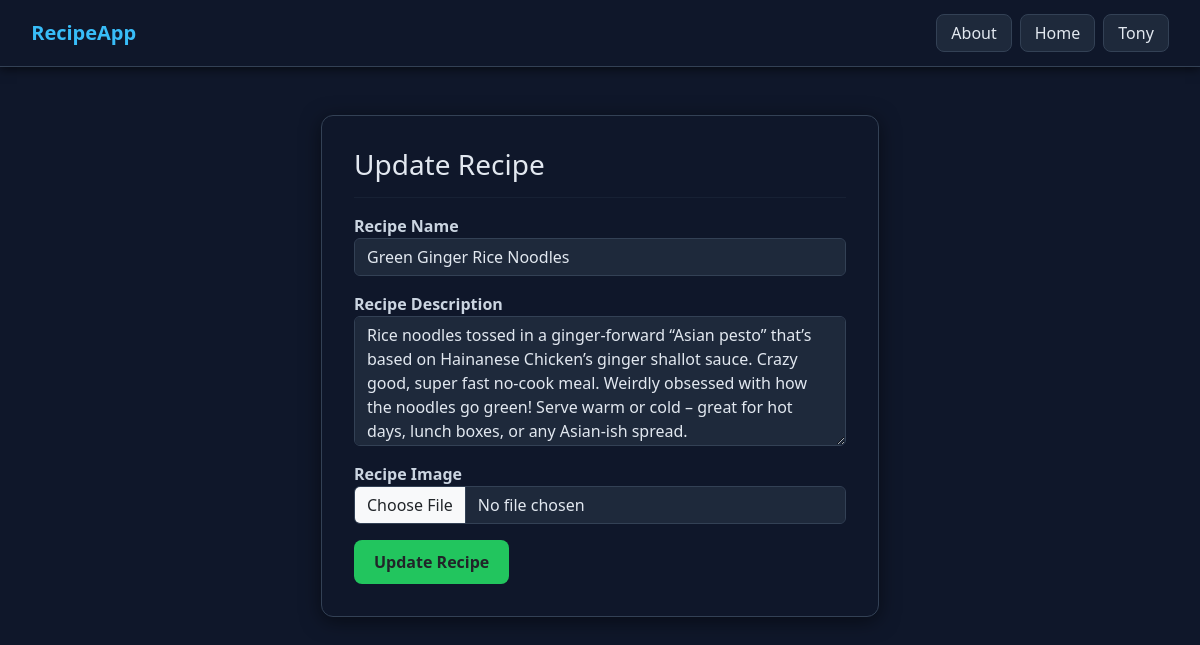
Screenshot of /update_recipe/13/ (signed in) with the database file from the repository.
### vegetable/models.py (models this page shows)
class Recipe(models.Model):
    user =models.ForeignKey(User,on_delete=models.SET_NULL,null=True,blank=True)
    recipe_name=models.CharField(max_length=100)
    recipe_description=models.CharField()
    recipe_image=models.ImageField(upload_to="recipe")

### vegetable/views.py (the view, shortened to what this page needs)
# urls.py: path('update_recipe/<id>/',update_recipe,name="update_recipe"),
@login_required(login_url="/login/")
def update_recipe(request,id):
    queryset=Recipe.objects.get(id = id)
    context={'recipe':queryset}
    return render(request,'update_recipe.html',context)

### vegetable/templates/update_recipe.html (shortened to what this page needs)
{% extends "base.html" %}
{% block start %}
<div class="container mt-5">
    <form class="col-6 mx-auto form-card" method="post" enctype="multipart/form-data">
        <h3 class="mb-3">Update Recipe</h3>
        <hr>
        <div class="mb-3">
            <label>Recipe Name</label>
            <input type="text" name="recipe_name" value="{{recipe.recipe_name}}" required class="form-control">
        </div>
        <div class="mb-3">
            <label>Recipe Description</label>
            <textarea class="form-control" name="recipe_description" required>{{recipe.recipe_description}}</textarea>
        </div>
        <div class="mb-3">
            <label>Recipe Image</label>
            <input type="file" name="recipe_image" value="{{recipe.recipe_image}}" class="form-control">
        </div>
        <button type="submit" class="btn btn-update" >Update Recipe</button>
    </form>
</div>
{% endblock %}

### vegetable/templates/base.html (shortened to what this page needs)
<!DOCTYPE html>
<html lang="en">
<head>
    <link href="https://cdn.jsdelivr.net/npm/bootstrap@5.3.8/dist/css/bootstrap.min.css" rel="stylesheet">
</head>
<body>
    <nav class="navbar navbar-expand-lg navbar-dark custom-nav">
    <div class="container-fluid">
        <a class="navbar-brand fw-bold app-title" href="/">
            RecipeApp
        </a>
        <div class="collapse navbar-collapse justify-content-end" id="mainNav">
            <div class="d-flex align-items-center gap-2 nav-buttons">
                <a href="/about/" class="btn btn-nav">About</a>
                <a href="/recipe/" class="btn btn-nav">Home</a>
                {% if request.user.is_authenticated %}
                    <a href="/logout/" class="btn btn-nav">{{ user }}</a>
                {% else %}
                    <a href="/login/" class="btn btn-nav">Login</a>
                {% endif %}
            </div>
        </div>
    </div>
</nav>
    {% block start %}
    {% endblock %}
</body>
</html>

### vegetable/templates/base.html (style rules this page uses)
.custom-nav { background-color: #0f172a !important; padding: 0.8rem 1.2rem; border-bottom: 1px solid #334155; box-shadow: 0 2px 10px rgba(0,0,0,0.6); }
.app-title { color: #38bdf8 !important; font-size: 1.25rem; }
.btn-nav { background-color: #1e293b !important; color: #e2e8f0 !important; border: 1px solid #334155 !important; padding: 6px 14px; border-radius: 8px; font-weight: 500; transition: 0.2s; text-decoration: none; }

### vegetable/templates/update_recipe.html (style rules this page uses)
body, .container, .form-card, .card { background-color: #0f172a !important; color: #e2e8f0 !important; }
.form-card { border-radius: 12px !important; padding: 2rem !important; box-shadow: 0 4px 20px rgba(0,0,0,0.5) !important; border: 1px solid #334155 !important; }
label { font-weight: 600; color: #cbd5e1 !important; }
.form-control { background-color: #1e293b !important; color: #e2e8f0 !important; border: 1px solid #334155 !important; }
textarea.form-control { resize: vertical; min-height: 130px; }
.btn-update { background-color: #22c55e !important; border: none !important; padding: 10px 20px !important; font-weight: 600 !important; border-radius: 8px !important; transition: 0.2s; }
hr { border-color: #334155 !important; }

### rows the page displays
Recipe: recipe_name "Green Ginger Rice Noodles", recipe_description "Rice noodles tossed in a ginger-forward “Asian pesto” that’s based on Hainanese Chicken’s ginger shallot sauce. Crazy good, super fast no-cook meal. Weirdly obsessed with how the noodles go green! Serve warm or cold – great for hot days, lunch boxes, or any Asian-ish spread."

### other values shown
{{ user }} "Tony"
